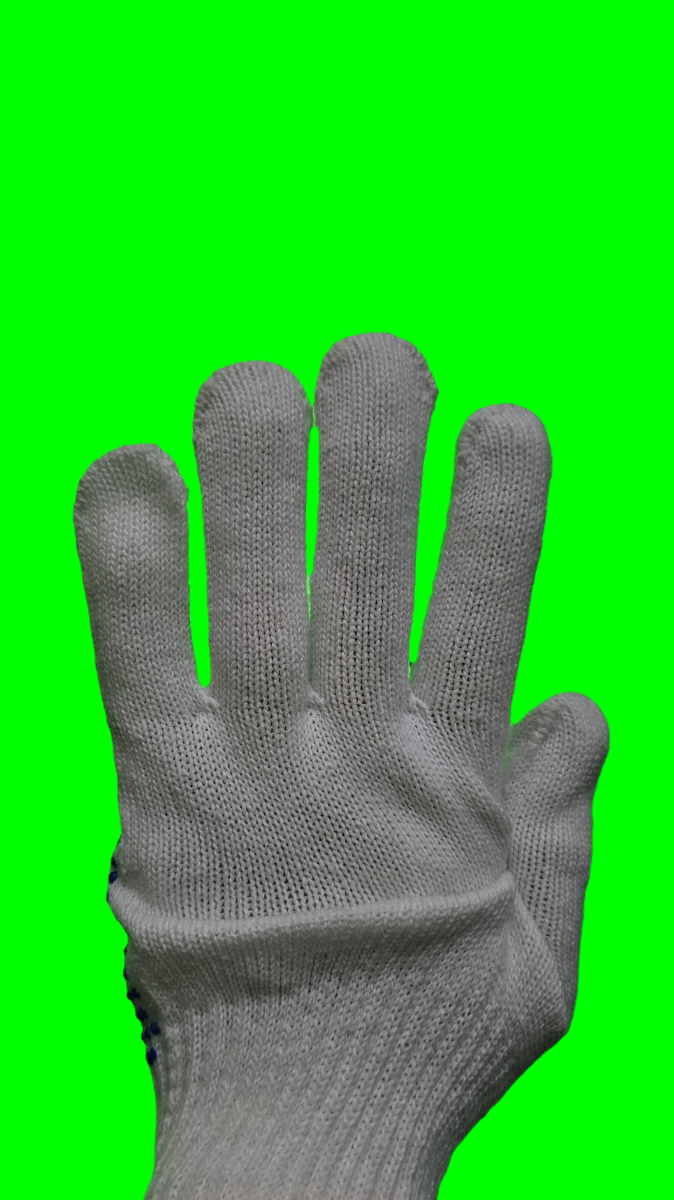
#> input picture datasets/cotton/damaged_by_fold/cotton_damaged_by_fold_1.png, 674 x 1200 px; its folder holds only this picture in this run
$ python evaluate.py
#> lines starting #> are read from the running program, lines starting #| are printed output that depends on the picture
### preprocessing.py
import os

import cv2
import numpy as np

# Longest side is resized to this value; aspect ratio is preserved so
# glove geometry isn't distorted.
TARGET_LONG_SIDE = 1000


def load_image(image_path):
    """Load an image from disk as a BGR array; raises ValueError if it can't be read."""
    image = cv2.imread(image_path)

    if image is None:
        raise ValueError(f"Unable to load image: {image_path}")

    return image


def resize_image(image, target_long_side=TARGET_LONG_SIDE):
    """Resize so the longest side equals target_long_side, preserving aspect ratio."""
    if image is None or image.size == 0:
        raise ValueError("Input image is empty or invalid.")

    height, width = image.shape[:2]
    longest_side = max(height, width)

    if longest_side == 0:
        raise ValueError("Image dimensions are invalid.")

    scale = target_long_side / longest_side
    new_width = max(1, int(width * scale))
    new_height = max(1, int(height * scale))

    resized = cv2.resize(
        image,
        (new_width, new_height),
        interpolation=cv2.INTER_AREA
    )

    return resized


def denoise_image(image):
    """Mild bilateral filtering - kept light so small defects like spotting/tearing aren't smoothed away."""
    denoised = cv2.bilateralFilter(
        image,
        d=5,
        sigmaColor=35,
        sigmaSpace=35
    )

    return denoised


def convert_to_grayscale(image):
    """Convert BGR to grayscale, for edge/contour/texture analysis."""
    return cv2.cvtColor(image, cv2.COLOR_BGR2GRAY)


def convert_to_hsv(image):
    """Convert BGR to HSV; useful for colour-based defects like dirty, stain, spotting."""
    return cv2.cvtColor(image, cv2.COLOR_BGR2HSV)


def convert_to_lab(image):
    """Convert BGR to LAB; separates brightness from colour, useful for discoloration/stain/dirty."""
    return cv2.cvtColor(image, cv2.COLOR_BGR2LAB)


def enhance_grayscale(gray):
    """CLAHE-enhance grayscale contrast; applied only to the gray copy so colour stays untouched."""
    clahe = cv2.createCLAHE(clipLimit=2.0, tileGridSize=(8, 8))
    return clahe.apply(gray)


def preprocess_image(image):
    """Run the full pipeline: resize -> denoise -> grayscale/HSV/LAB -> CLAHE enhancement."""
    if image is None or image.size == 0:
        raise ValueError("Input image is empty or invalid.")

    resized = resize_image(image)
    denoised = denoise_image(resized)
    gray = convert_to_grayscale(denoised)
    gray_enhanced = enhance_grayscale(gray)
    hsv = convert_to_hsv(denoised)
    lab = convert_to_lab(denoised)

    # Detectors pick whichever representation suits their own defect logic.
    return {
        "original": resized,
        "denoised": denoised,
        "gray": gray,
        "gray_enhanced": gray_enhanced,
        "hsv": hsv,
        "lab": lab,
    }


# [43 lines that do not run on import are left out]

### segmentation.py
import cv2
import numpy as np


def _as_bgr_image(image):
    """Return a BGR image from either a processed dictionary or a NumPy array."""
    if isinstance(image, dict):
        if "original" in image:
            return image["original"]
        if "denoised" in image:
            return image["denoised"]
        raise ValueError("Dictionary image input must contain 'original' or 'denoised'.")
    return image


def estimate_background(image):
    """Estimate background colour as the median LAB value across the image border (robust to shadows)."""
    bgr = _as_bgr_image(image)
    if bgr is None or bgr.size == 0:
        raise ValueError("Input image is empty or invalid.")

    # LAB, not HSV: keeps hue distances comparable for similar-hue glove/background pairs.
    lab = cv2.cvtColor(bgr, cv2.COLOR_BGR2LAB).astype(np.float32)
    height, width = lab.shape[:2]

    margin = max(10, min(height, width) // 12)
    border_mask = np.zeros((height, width), dtype=np.uint8)
    border_mask[:margin, :] = 1
    border_mask[-margin:, :] = 1
    border_mask[:, :margin] = 1
    border_mask[:, -margin:] = 1

    border_pixels = lab[border_mask == 1]
    if border_pixels.size == 0:
        return {"lab": np.array([0.0, 0.0, 0.0], dtype=np.float32)}

    background_lab = np.median(border_pixels.reshape(-1, 3), axis=0)
    return {"lab": background_lab.astype(np.float32)}


def _otsu_threshold_mask(distance_map, min_threshold=0.0):
    """Otsu-threshold a distance map into foreground/background."""
    # Otsu, not a fixed cutoff: a fixed formula fails once the glove fills most of the frame.
    max_value = float(distance_map.max())
    if max_value <= 1e-6:
        return np.zeros(distance_map.shape, dtype=bool)

    scaled = np.clip(distance_map / max_value * 255.0, 0, 255).astype(np.uint8)
    otsu_level, _ = cv2.threshold(scaled, 0, 255, cv2.THRESH_BINARY + cv2.THRESH_OTSU)
    threshold = max(min_threshold, (otsu_level / 255.0) * max_value)

    return distance_map > threshold


def create_foreground_mask(image):
    """Foreground mask from LAB colour + lightness distance to the estimated background, Otsu-thresholded and OR'd."""
    bgr = _as_bgr_image(image)
    lab = cv2.cvtColor(bgr, cv2.COLOR_BGR2LAB).astype(np.float32)
    bg = estimate_background(bgr)
    bg_lab = bg["lab"]

    l_delta = np.abs(lab[:, :, 0] - bg_lab[0])
    a_delta = lab[:, :, 1] - bg_lab[1]
    b_delta = lab[:, :, 2] - bg_lab[2]
    ab_distance = np.sqrt(a_delta ** 2 + b_delta ** 2)

    # Colour distance catches most changes; lightness distance catches pale gloves on bright backgrounds.
    colour_signal = _otsu_threshold_mask(ab_distance, min_threshold=12.0)
    brightness_signal = _otsu_threshold_mask(l_delta, min_threshold=15.0)

    foreground = (colour_signal | brightness_signal).astype(np.uint8) * 255

    return foreground


def clean_mask(mask):
    """Morphological open+close to remove small mask noise while keeping the glove silhouette."""
    if mask is None:
        return mask

    kernel = cv2.getStructuringElement(cv2.MORPH_ELLIPSE, (5, 5))
    cleaned = cv2.morphologyEx(mask, cv2.MORPH_OPEN, kernel)
    cleaned = cv2.morphologyEx(cleaned, cv2.MORPH_CLOSE, kernel)
    return cleaned


def keep_largest_component(mask):
    """Keep only the largest connected component, dropping isolated background fragments."""
    if mask is None:
        return None

    num_labels, labels, stats, _ = cv2.connectedComponentsWithStats(mask, 8)
    if num_labels <= 1:
        return mask

    largest_label = 1
    largest_area = stats[1, cv2.CC_STAT_AREA]

    for label in range(2, num_labels):
        area = stats[label, cv2.CC_STAT_AREA]
        if area > largest_area:
            largest_area = area
            largest_label = label

    filtered = np.zeros_like(mask)
    filtered[labels == largest_label] = 255
    return filtered


def fill_holes(mask):
    """Flood-fill interior holes in the glove silhouette (fixes knit-texture 'swiss cheese' masks)."""
    if mask is None:
        return mask

    # Also protects cuff detection: holes make per-row pixel counts uneven.
    height, width = mask.shape[:2]
    flood_filled = mask.copy()
    flood_mask = np.zeros((height + 2, width + 2), dtype=np.uint8)

    # Flood-fill from the corner; unreached background pixels are holes.
    inverted = cv2.bitwise_not(flood_filled)
    cv2.floodFill(inverted, flood_mask, (0, 0), 0)

    filled = cv2.bitwise_or(mask, inverted)
    return filled


def _smooth_edge_safe(values, kernel_size):
    """Moving average with edge padding (not zero padding), so the real image border isn't mistaken for a width drop."""
    pad = kernel_size // 2
    padded = np.pad(values, (pad, pad), mode="edge")
    kernel = np.ones(kernel_size, dtype=np.float32) / kernel_size
    return np.convolve(padded, kernel, mode="valid")


# [19 lines left out: function _color_confirms_forearm, not called in this run]


def detect_cuff_line(processed, mask):
    """Detect a forearm cuff line via a geometric width-plateau check confirmed by LAB colour; conservative, returns False if unsure."""
    if mask is None:
        return False, None

    height, width = mask.shape[:2]
    if height <= 0 or width <= 0:
        return False, None

    row_counts = (mask.sum(axis=1) // 255).astype(np.float32)
    if row_counts.max() <= 0:
        return False, None

    # Smooth first so one noisy row doesn't look like a sharp width drop.
    kernel_size = max(3, (min(height, width) // 100) | 1)  # odd, scales with image
    smoothed = _smooth_edge_safe(row_counts, kernel_size)
    peak = smoothed.max()
    if peak <= 0:
        return False, None

    # Guard: a real forearm always exits the bottom edge.
    border_band = smoothed[-max(3, kernel_size):]
    if border_band.max() < max(10, 0.05 * width):
        return False, None

    ratio_max = 0.62        # forearm must be visibly narrower than the hand/palm
    variability_max = 0.05  # forearm width is nearly constant; a glove hem flare is not
    window_frac = 0.12
    window_len = max(15, int(height * window_frac))
    if window_len >= height:
        return False, None

    window = smoothed[height - window_len:]
    window_mean = window.mean()
    window_std = window.std()

    if window_mean <= 0:
        return False, None
    if window_mean > ratio_max * peak:
        return False, None
    if (window_std / window_mean) > variability_max:
        return False, None

    # Extend upward using the window's fixed mean, not local, so it can't drift up a hand taper.
    bottom_start = max(0, int(height * 0.35))
    start = height - window_len
    extend_tol = 0.15
    for index in range(height - window_len - 1, bottom_start - 1, -1):
        value = smoothed[index]
        if value <= 0 or abs(value - window_mean) / window_mean > extend_tol:
            break
        start = index

    cuff_y = start

    bgr = None
    if isinstance(processed, dict):
        bgr = processed.get("original")
        if bgr is None:
            bgr = processed.get("denoised")
    elif processed is not None:
        bgr = processed

    if bgr is not None:
        if bgr.shape[:2] != (height, width):
            bgr = cv2.resize(bgr, (width, height))
        if not _color_confirms_forearm(bgr, mask, cuff_y):
            return False, None

    return True, cuff_y


# [12 lines left out: function remove_forearm, not called in this run]


def segment_glove(processed):
    """Run the full pipeline: background estimate -> foreground mask -> cleaning -> largest component -> hole fill -> optional forearm removal."""
    if processed is None:
        raise ValueError("Processed image data is required for segmentation.")

    original = processed.get("original")
    if original is None:
        raise ValueError("Processed dictionary must include 'original'.")

    raw_mask = create_foreground_mask(processed)
    cleaned = clean_mask(raw_mask)
    main_component = keep_largest_component(cleaned)
    if main_component is not None:
        main_component = fill_holes(main_component)

    cuff_detected = False
    cuff_y = None

    if main_component is not None:
        cuff_detected, cuff_y = detect_cuff_line(processed, main_component)
        glove_mask = main_component if not cuff_detected else remove_forearm(main_component, cuff_y)
    else:
        glove_mask = np.zeros_like(raw_mask)

    glove_area = int(np.count_nonzero(glove_mask > 0))

    return {
        "raw_mask": raw_mask,
        "glove_mask": glove_mask,
        "glove_area": glove_area,
        "cuff_detected": cuff_detected,
        "cuff_y": cuff_y,
    }


# [34 lines left out: function _demo, not called in this run]


# [2 lines that do not run on import are left out]

### evaluate.py
import os
import csv
import json
import time
import shutil
import argparse
import importlib
import statistics
import traceback

import cv2
import numpy as np

from preprocessing import load_image, preprocess_image
from segmentation import segment_glove

DATASET_ROOT = "datasets"
OUTPUT_ROOT = "outputs"
OVERLAY_DIR = os.path.join(OUTPUT_ROOT, "overlays")
MASK_DIR = os.path.join(OUTPUT_ROOT, "masks")
SUCCESS_DIR = os.path.join(OUTPUT_ROOT, "successful_cases")
FAILURE_DIR = os.path.join(OUTPUT_ROOT, "failure_cases")
SEG_FAILURE_DIR = os.path.join(FAILURE_DIR, "segmentation")
DET_FAILURE_DIR = os.path.join(FAILURE_DIR, "detector")
RESULTS_CSV = os.path.join(OUTPUT_ROOT, "results.csv")
SUMMARY_JSON = os.path.join(OUTPUT_ROOT, "summary.json")
DETECTION_RESULTS_JSON = os.path.join(OUTPUT_ROOT, "detection_results.json")

IMAGE_EXTENSIONS = {".jpg", ".jpeg", ".png", ".bmp"}

# Below this glove-mask pixel count, segmentation is treated as failed.
MIN_GLOVE_AREA = 500

# Single cutoff for detected/not-detected, comparable across all 12 defects.
DETECTION_THRESHOLD = 0.5

# Magenta: doesn't occur naturally in glove colours or backgrounds.
BOX_COLOR = (255, 0, 255)   # BGR
BOX_THICKNESS = 3
LABEL_FONT = cv2.FONT_HERSHEY_SIMPLEX
LABEL_SCALE = 0.6
LABEL_THICKNESS = 2
MASK_FILL_COLOR = (0, 255, 255)   # BGR, translucent fill over flagged pixels
MASK_FILL_ALPHA = 0.45

# Oversize-only visual measurement colours; do not affect any other defect.
OVERSIZE_PALM_COLOR = (255, 255, 0)   # BGR: cyan
OVERSIZE_CUFF_COLOR = (0, 165, 255)   # BGR: orange
OVERSIZE_LINE_THICKNESS = 3

# defect folder name -> "module.function"; missing/unimportable entries are skipped.
DETECTOR_REGISTRY = {
    "tearing": "detectors.tearing.detect_tearing",
    "tearing_fingertip": "detectors.tearing_fingertip.detect_tearing_fingertip",
    "finger_not_enough": "detectors.finger_not_enough.detect_finger_not_enough",

    "dirty": "detectors.dirty.detect_dirty",
    "stain": "detectors.stain.detect_stain",
    "spotting": "detectors.spotting.detect_spotting",

    "discoloration": "detectors.discoloration.detect_discoloration",
    "plastic_contamination": "detectors.plastic_contamination.detect_plastic_contamination",
    "oversize": "detectors.oversize.detect_oversize",

    "touching": "detectors.touching.detect_touching",
    "damaged_by_fold": "detectors.damaged_by_fold.detect_damaged_by_fold",
    "incomplete_beading": "detectors.incomplete_beading.detect_incomplete_beading",
}

REQUIRED_KEYS = {
    "defect_name": str,
    "detected": bool,
    "detection_score": (int, float),
    "algorithm": str,
    "bounding_box": (tuple, list, type(None)),
    "measurements": dict,
}

_detector_cache = {}


def load_detector(defect_name):
    """Import and return the detector function for a defect name; returns None (not a raise) if unregistered/unimportable, so the loop keeps going."""
    if defect_name in _detector_cache:
        return _detector_cache[defect_name]

    path = DETECTOR_REGISTRY.get(defect_name)
    if path is None:
        _detector_cache[defect_name] = None
        return None

    module_path, func_name = path.rsplit(".", 1)
    try:
        module = importlib.import_module(module_path)
        func = getattr(module, func_name)
    except Exception:
        _detector_cache[defect_name] = None
        return None

    _detector_cache[defect_name] = func
    return func


# [31 lines left out: functions validate_result, _bbox_from_mask, not called in this run]


def build_segmented_view(original_bgr, glove_mask):
    """Dim everything outside glove_mask to greyscale so overlays draw the eye to the glove, not the background."""
    gray = cv2.cvtColor(original_bgr, cv2.COLOR_BGR2GRAY)
    dimmed_background = (cv2.cvtColor(gray, cv2.COLOR_GRAY2BGR) * 0.35).astype(np.uint8)
    mask_bool = glove_mask > 0
    segmented = np.where(mask_bool[:, :, None], original_bgr, dimmed_background)
    return segmented.astype(np.uint8)


# [81 lines left out: functions draw_overlay, draw_oversize_overlay, not called in this run]


def evaluate_image(image_path, defect_name):
    """Run preprocessing -> segmentation -> the matching detector on one image; status is one of success/segmentation_failure/detector_failure/not_implemented."""
    record = {
        "image_path": image_path,
        "defect_name": defect_name,
        "status": None,
        "detected": False,
        "detection_score": 0.0,
        "algorithm": None,
        "bounding_box": None,
        "measurements": {},
        "glove_area": None,
        "processing_time_ms": None,
        "overlay_path": None,
        "mask_path": None,
        "error": None,
    }

    start = time.time()

    try:
        image = load_image(image_path)
        processed = preprocess_image(image)
        segmentation = segment_glove(processed)
    except Exception as exc:
        record["status"] = "segmentation_failure"
        record["error"] = f"preprocessing/segmentation crashed: {exc}"
        record["processing_time_ms"] = (time.time() - start) * 1000
        return record, None, None

    record["glove_area"] = segmentation["glove_area"]
    segmented_view = build_segmented_view(processed["original"], segmentation["glove_mask"])

    if segmentation["glove_area"] < MIN_GLOVE_AREA:
        record["status"] = "segmentation_failure"
        record["error"] = "glove mask area below MIN_GLOVE_AREA threshold"
        record["processing_time_ms"] = (time.time() - start) * 1000
        return record, segmented_view, None

    detector_func = load_detector(defect_name)
    if detector_func is None:
        record["status"] = "not_implemented"
        record["processing_time_ms"] = (time.time() - start) * 1000
        return record, segmented_view, None

    try:
        result = detector_func(processed, segmentation)
        validate_result(result)
    except Exception as exc:
        record["status"] = "detector_failure"
        record["error"] = f"{exc}\n{traceback.format_exc(limit=2)}"
        record["processing_time_ms"] = (time.time() - start) * 1000
        return record, segmented_view, None

    defect_mask = result.get("mask")
    bounding_box = result.get("bounding_box") or _bbox_from_mask(defect_mask)

    record["status"] = "success"
    record["detected"] = bool(result["detected"]) and result["detection_score"] >= DETECTION_THRESHOLD
    record["detection_score"] = float(result["detection_score"])
    record["algorithm"] = result["algorithm"]
    record["bounding_box"] = bounding_box
    record["measurements"] = result.get("measurements", {})
    record["processing_time_ms"] = (time.time() - start) * 1000

    return record, segmented_view, defect_mask


def discover_images(defect_filter=None, material_filter=None):
    """Yield (material, defect, image_path) for every dataset image whose parent folder matches a registered defect, optionally filtered."""
    for material in sorted(os.listdir(DATASET_ROOT)):
        if material_filter and material.lower() != material_filter.lower():
            continue

        material_dir = os.path.join(DATASET_ROOT, material)
        if not os.path.isdir(material_dir):
            continue

        for defect_name in sorted(os.listdir(material_dir)):
            if defect_filter and defect_name.lower() != defect_filter.lower():
                continue

            defect_dir = os.path.join(material_dir, defect_name)
            if not os.path.isdir(defect_dir):
                continue

            for filename in sorted(os.listdir(defect_dir)):
                if os.path.splitext(filename)[1].lower() in IMAGE_EXTENSIONS:
                    yield material, defect_name, os.path.join(defect_dir, filename)


def run_evaluation(defect_filter=None, material_filter=None):
    for folder in (OVERLAY_DIR, MASK_DIR, SUCCESS_DIR, SEG_FAILURE_DIR, DET_FAILURE_DIR):
        os.makedirs(folder, exist_ok=True)

    all_records = []

    for material, defect_name, image_path in discover_images(defect_filter, material_filter):
        record, segmented_view, defect_mask = evaluate_image(image_path, defect_name)
#> in load_image, image is the input picture: shape (1200, 674, 3); mean B, G, R 45.6, 194.3, 46.3
#> in enhance_grayscale, `return clahe.apply(gray)`:
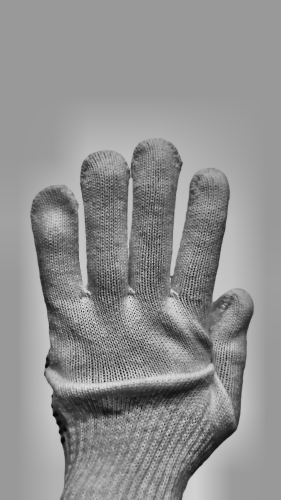
#> returned value: shape (1000, 561) (shown at 1/2 size); min 6, max 221, mean 144.3
#> in evaluate_image, `processed = preprocess_image(image)`: processed = 6 items
#> in create_foreground_mask, `lab = cv2.cvtColor(bgr, cv2.COLOR_BGR2LAB).astype(np.float32)`:
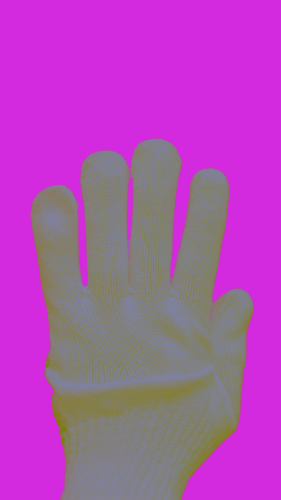
#> lab: shape (1000, 561, 3) float32 (shown at 1/2 size); mean B, G, R 179.6, 77.6, 176.4
#> in estimate_background, `background_lab = np.median(border_pixels.reshape(-1, 3), axis=0)`: background_lab = [224, 42, 211]
#> in create_foreground_mask, `bg = estimate_background(bgr)`: bg = {'lab': [224, 42, 211]}
#> in create_foreground_mask, `bg_lab = bg["lab"]`: bg_lab = [224, 42, 211]
#> in create_foreground_mask, `l_delta = np.abs(lab[:, :, 0] - bg_lab[0])`:
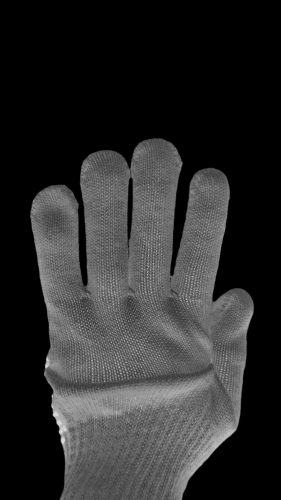
#> l_delta: shape (1000, 561) float32 (shown at 1/2 size); min 0, max 218, mean 44.4
#> in create_foreground_mask, `a_delta = lab[:, :, 1] - bg_lab[1]`:
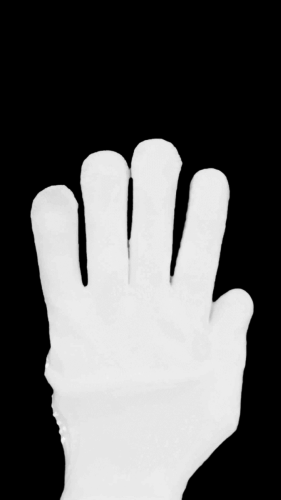
#> a_delta: shape (1000, 561) float32 (shown at 1/2 size); min 0, max 94, mean 35.7; drawn with min black and max white
#> in create_foreground_mask, `b_delta = lab[:, :, 2] - bg_lab[2]`:
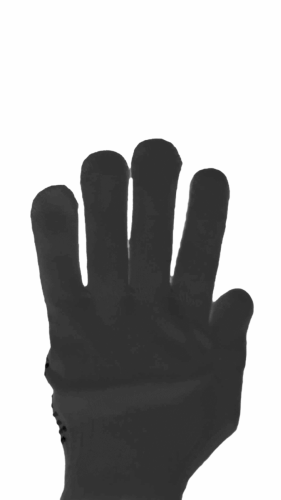
#> b_delta: shape (1000, 561) float32 (shown at 1/2 size); min -103, max 0, mean -34.32; drawn with min black and max white
#> in create_foreground_mask, `ab_distance = np.sqrt(a_delta ** 2 + b_delta ** 2)`:
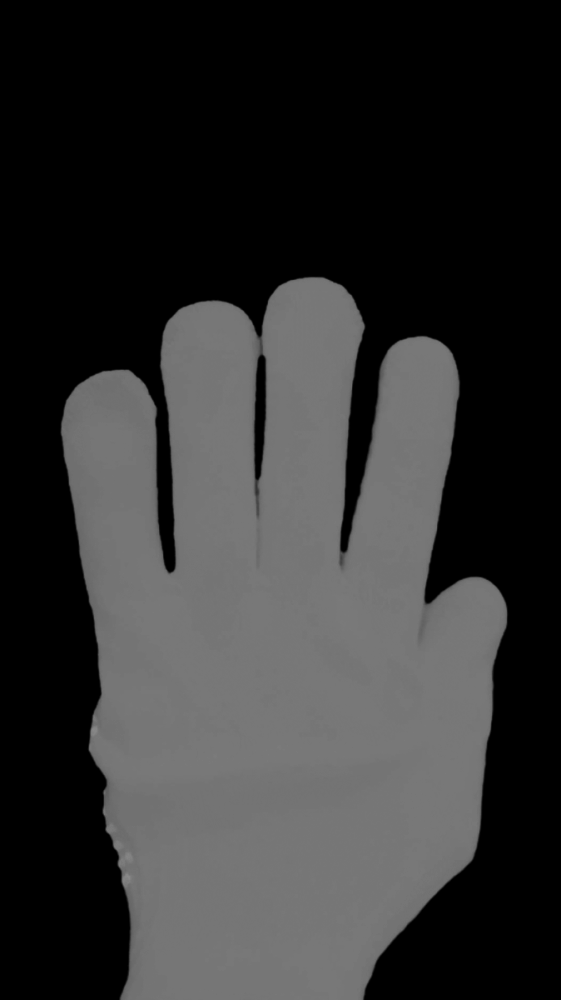
#> ab_distance: shape (1000, 561) float32; min 0, max 138.7, mean 49.5
#> in _otsu_threshold_mask, `max_value = float(distance_map.max())`: max_value = 138.7
#> (the rest of the program and of its run is left out)
